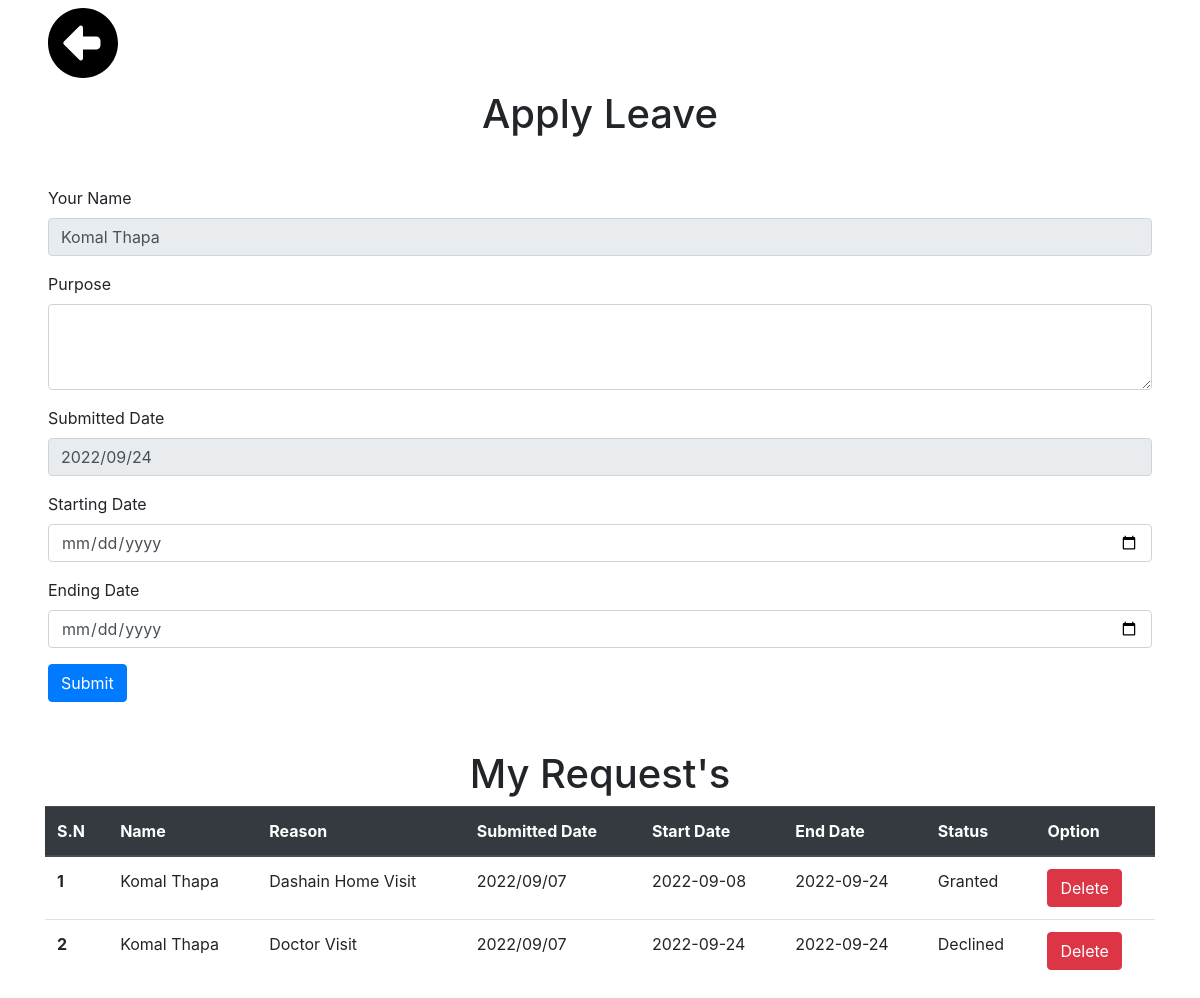
The app's page /OP20_Leave_Req.php (signed in) with its own data.
### tables this page shows
CREATE TABLE `leaverequests` (
  `id` int(11) NOT NULL,
  `u_id` int(11) NOT NULL,
  `leave_id` int(11) NOT NULL,
  `Name` varchar(255) NOT NULL,
  `Reason` varchar(255) NOT NULL,
  `submitted_date` varchar(255) NOT NULL,
  `Date` varchar(255) NOT NULL,
  `end_date` varchar(255) NOT NULL,
  `status` int(11) NOT NULL
);

### OP20_Leave_Req.php (the view, shortened to what this page needs)
<?php
            include "./Connection/dbcon.php";
            $current_date=date("Y/m/d");
            $con=mysqli_connect($servername,$username,$password,$dbname);
            $curren_user_id= $_SESSION['id'];
?>
<!doctype html>
<html lang="en">
<head>
    <link rel="stylesheet" href="CSS/bootstrap.min.css">
</head>
<body>
        <a href="dashboard.php"><img src="./icons/goback.svg" alt="" class="rounded float-start mx-5 my-2"  width="70px" height="70px" name="go_back"></a>
        <h1 class="text-center my-1 ">Apply Leave</h1>
        <form class="my-5 mx-5 w-5" method="POST">
            <div class="form-group">
                <label for="exampleFormControlInput1">Your Name</label>
                <input type="text" class="form-control" id="exampleFormControlInput1"
                    value="<?php echo $_SESSION['name']    ?>" name="name" readonly>
            </div>
            <div class="form-group">
                <label for="exampleFormControlTextarea1">Purpose</label>
                <textarea class="form-control" id="exampleFormControlTextarea1" rows="3" name="reason" Required></textarea>
            </div>
            <div class="form-group">
                <label for="exampleFormControlTextarea1">Submitted Date</label>
                <input type="text" class="form-control" id="exampleFormControlInput1"
                    value="<?php echo $current_date; ?>" name="submitted_date" readonly>
            </div>
            <div class="form-group">
                <label for="exampleFormControlTextarea1">Starting Date</label>
                <input type="date" class="form-control" id="exampleFormControlInput1" placeholder="name@example.com"
                    name="start_date" Required>
            </div>
            <div class="form-group">
                <label for="exampleFormControlTextarea1">Ending Date</label>
                <input type="date" class="form-control" id="exampleFormControlInput1" placeholder="name@example.com"
                    name="end_date" Required>
            </div>
            <button type="submit" id="add_user_btn" name="submit" value="Submit" class="btn btn-primary">Submit</button>
        </form>
        <div class="container">
            <h1 class="text-center">My Request's</h1>
            <table class="table">
                <thead class="thead-dark">
                    <tr>
                        <th scope="col">S.N</th>
                        <th scope="col">Name</th>
                        <th scope="col">Reason</th>
                        <th scope="col">Submitted Date</th>
                        <th scope="col">Start Date</th>
                        <th scope="col">End Date</th>
                        <th scope="col">Status</th>
                        <th scope="col">Option</th>
                    </tr>
                </thead>
                <tbody>
                    <?php
                             $sql="SELECT * FROM `leaverequests` WHERE `leave_id` = $curren_user_id";
                            $result=mysqli_query($con,$sql);
                            if($result){
                                $count=mysqli_num_rows($result);
                                if($count>0){
                                    $sn=1;
                                    while($row=mysqli_fetch_assoc($result)){
                                        if($row['status']==0){
                                            $prev_action="Declined";
                                        }
                                        elseif($row['status']==2){
                                            $prev_action="Pending";
                                        }
                                        elseif($row['status']==1){
                                            $prev_action="Granted";
                                        }
                                        echo '
                                        <tr>
                                        <th scope="row">' . $sn . '</th>
                                        <td>'.$row['Name'].'</td>
                                        <td>'.$row['Reason'].'</td>
                                        <td>'.$row['submitted_date'].'</td>
                                        <td>'.$row['Date'].'</td>
                                        <td>'.$row['end_date'].'</td>
                                        <td>'.$prev_action.'</td>
                                        <td>
                                        <a href="OP21_delete_request.php?deleteid=' . $row['u_id'] . '"><button type="button" class="btn btn-danger">Delete</button></a>
                                        </td>
                                    </tr>
                                        ';
                                        $sn++;
                                    }
                                }
                            }
                ?>
                </tbody>
            </table>
        </div>
</body>
</html>

### records on screen
leaverequests: Name "Komal Thapa", Reason "Dashain Home Visit", submitted_date "2022/09/07", Date "2022-09-08", end_date "2022-09-24", status "Granted"
leaverequests: Name "Komal Thapa", Reason "Doctor Visit", submitted_date "2022/09/07", Date "2022-09-24", end_date "2022-09-24", status "Declined"
